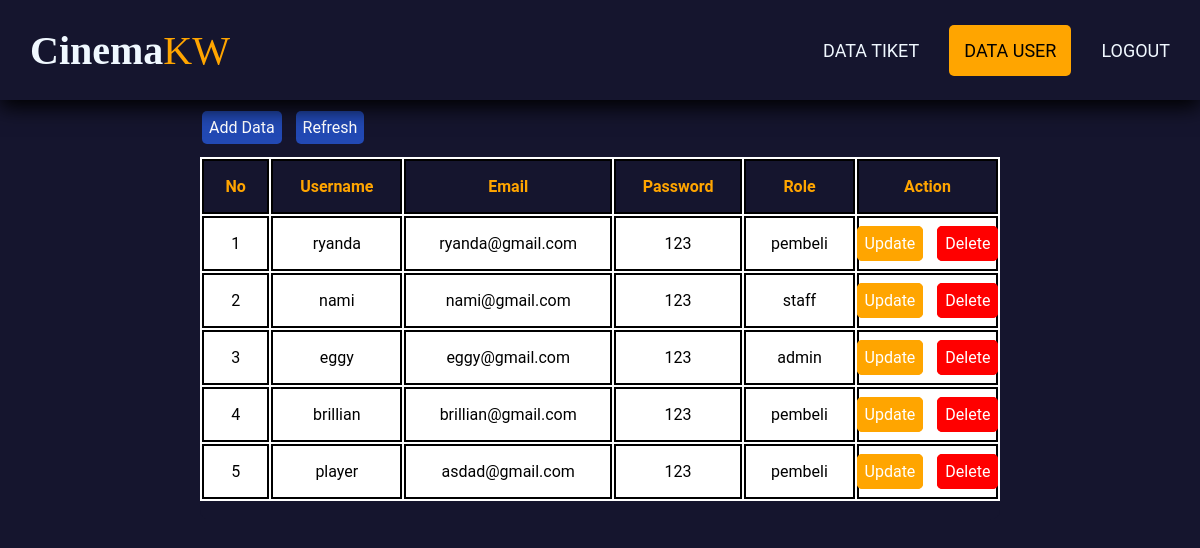
Screenshot of /crud_user.php (signed in) with the database file from the repository.
### tables this page shows
CREATE TABLE `user` (
  `id_user` int(11) NOT NULL,
  `username` varchar(50) NOT NULL,
  `email` varchar(50) NOT NULL,
  `password` varchar(50) NOT NULL,
  `role` varchar(20) NOT NULL
);

### crud_user.php (the view, shortened to what this page needs)
<?php
include 'koneksi.php';
$query = "SELECT * FROM user";
$result = mysqli_query($conn, $query);
?>
<!DOCTYPE html>
<html lang="en">
<head>
    <link rel="stylesheet" href="style/style.css">
    <link rel="stylesheet" href="style/crud.css">
</head>
<body>
  <div class="container">
    <nav class="wrapper">
        <div class="prof">
            <div class="fname">Cinema</div>
            <div class="lname">KW</div>
        </div>
        <?php if($_SESSION['role'] == 'admin'): ?>
            <ul class="nav">
              <li><a href="crud_tiket.php">Data Tiket</a></li>
              <li><a href="crud_user.php" class="active">Data User</a></li>
              <li><a href="logout.php">Logout</a></li>
            </ul>
            <?php endif; ?>
    </nav>
    <div class="table-user">
        <form method="GET" action="">
          <div class="search-container">
            <button type="submit" class="search-button">Search</button>
          </div>
        </form>
        <div class ="tes">
        <a href="crud_user/create.php" class="btn-primary">Add Data</a>
        <a href="crud_user.php" class=btn-secondary>Refresh</a>
        </div>
        <table class="tabel">
            <thead>
            <tr class="table-judul">
              <th>No</th>
              <th><a style="color:orange" href="?sort=username">Username</a></th>
              <th><a style="color:orange" href="?sort=email">Email</a></th>
              <th>Password</th>
              <th><a style="color:orange" href="?sort=role">Role</a></th>
              <th>Action</th>
            </tr>
            </thead>
            <?php
              $i=1;
              while($row = mysqli_fetch_assoc($result)){
            ?>
            <tr>
                <td><?php echo $i?></td>
                <td><?php echo $row['username']?></td>
                <td><?php echo $row['email']?></td>
                <td><?php echo $row['password']?></td>
                <td><?php echo $row['role']?></td>
                <td>
                    <a href="crud_user/update.php?id=<?php echo $row['id_user']?>" class="btn-danger" role="button">Update</a>
                    <a href="crud_user/delete.php?id=<?php echo $row['id_user']?>" class="btn-warning" role="button">Delete</a>
                </td>
            </tr>
            <?php
            $i++;
            }
            ?>
        </table>
        <br>
    </div>
  </div>
</body>
</html>

### style/style.css (style rules this page uses)
*, html, body { margin: 0 ; padding: 0; font-family: "Roboto", sans-serif; }
body { background-color: rgb(21, 21, 46); }
.container { display: flex; flex-direction: column; width: 100%; height: auto; background-color: rgb(21, 21, 46); margin-bottom: 100px; }
.wrapper { position: fixed; top: 0; left: 0; right: 0; margin-top: 0; display: flex; justify-content: space-between; align-items: center; font-size: 20px; padding: 15px; width: 97,5%; height: 70px; background-color:rgb(21, 21, 46); box-shadow: 0 7px 20px 0 black; z-index: 1; }
.prof { display: flex; flex-direction: row; font-size: 1.5em; padding: 15px; }
.fname { color: aliceblue; font-weight: 700; font-family: "Forte", "san-serif"; font-size: 40px; }
.lname { color: orange; font-weight: 400px; padding-left: 0px; font-family: "Forte", "san-serif"; font-size: 40px; }
.nav { display: flex; justify-content: center; align-items: center; text-transform: uppercase; }
.nav li { list-style-type: none; padding: 15px; }
.nav li a { color: aliceblue; font-size: 20px; text-decoration: none; font-size: large; }
.active { color: rgb(0, 0, 0) !important; background-color:orange; border-radius: 5px; padding: 15px; }

### style/crud.css (style rules this page uses)
table { background-color: rgb(255, 255, 255); justify-content: center; width: 100%; }
.tabel td { padding: 1rem; }
table tr { border: 2px solid black; }
table th { padding: 1rem !important; }
table td { border: 2px solid black !important; text-align: center; }
.table-judul { background-color: rgb(21, 21, 46); color: orange; }
.table-judul th { padding:8px; border:2px solid #000000 ; }
.table-user { margin-top: 30px; background-color: rgb(21, 21, 46); justify-content: center; margin-right: 200px; margin-left: 200px; border-radius: 10px; }
.search-container { display: flex; align-items: center; margin-bottom: 20px; margin-top: 25px; justify-content: center; }
.search-button { padding: 10px; border: none; border-radius: 5px; background-color: orange; font-size: 16px; cursor: pointer; color: #fff; font-size: 16px; }
.btn-danger { border: 1px solid orange; background-color: orange; padding: 7px; margin-right: 5px; margin-left: -30px; text-decoration: none; border-radius: 5px; color: #fff; font-size: 16px; }
.btn-warning { border: 1px solid red; background-color: red; padding: 7px; margin-left: 5px; margin-right: -30px; text-decoration: none; border-radius: 5px; color: #fff; font-size: 16px; }
.btn-primary { background-color: rgb(34, 73, 180); margin-bottom: 10px; padding: 7px; bottom: 0; margin-right: 10px; margin-left: 2px; text-decoration: none; border-radius: 5px; color: #fff; font-size: 16px; }
.btn-secondary { background-color: rgb(34, 73, 180); margin-bottom: 10px; padding: 7px; bottom: 0; margin-right: 20px; text-decoration: none; border-radius: 5px; color: #fff; font-size: 16px; }
.tes { margin-bottom: 20px; }
.table-judul a { text-decoration: none; }

### rows the page displays
user: username "ryanda", email "ryanda@gmail.com", password "123", role "pembeli"
user: username "nami", email "nami@gmail.com", password "123", role "staff"
user: username "eggy", email "eggy@gmail.com", password "123", role "admin"
user: username "brillian", email "brillian@gmail.com", password "123", role "pembeli"
user: username "player", email "asdad@gmail.com", password "123", role "pembeli"
